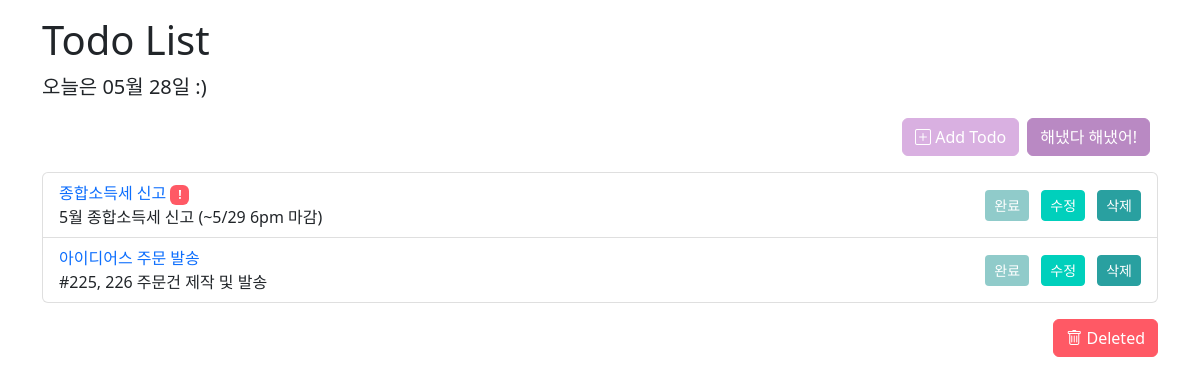
Page /todo/ on the earlier database version.
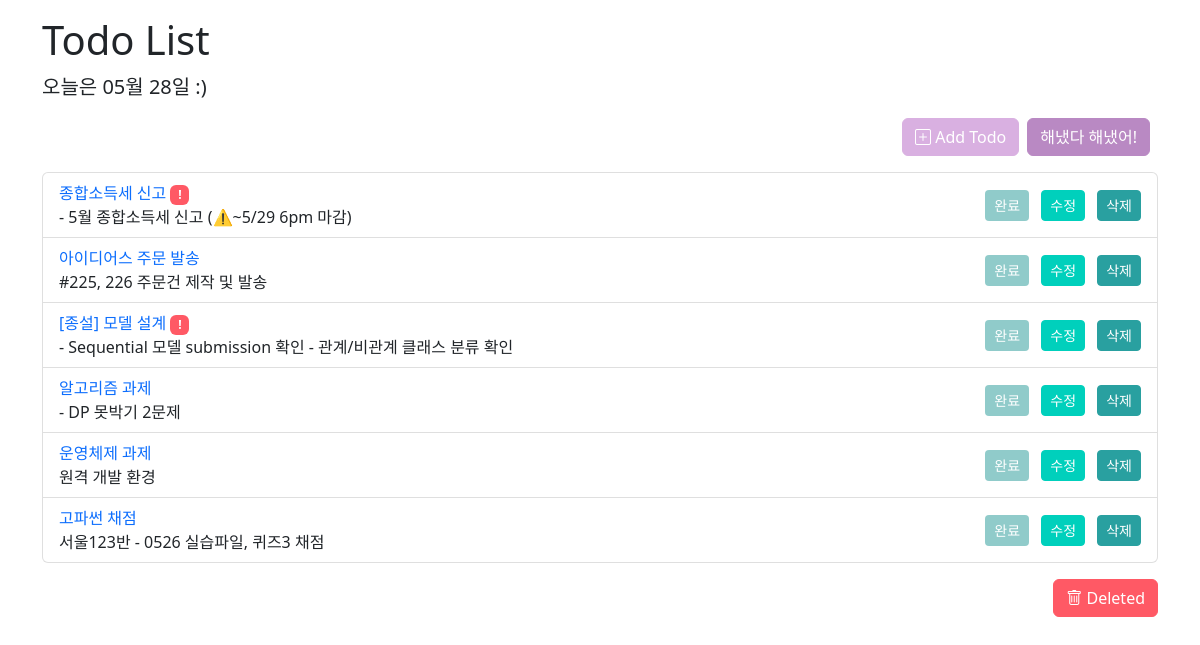
Same page on the later database version.
### todo/models.py (models this page shows, shortened)
class Todo(models.Model):
    title = models.CharField(max_length=100)
    description = models.TextField(blank=True)
    created = models.DateTimeField(auto_now_add=True)
    complete = models.BooleanField(default=False)
    important = models.BooleanField(default=False)
    complete = models.BooleanField(default=False)

### todo/views.py (the view)
# urls.py: path('', views.todo_list, name='todo_list'),
def todo_list(request):
    todos = Todo.objects.filter(complete=False)
    now = datetime.now()
    return render(request, 'todo/todo_list.html',{'todos': todos, 'now':now})

### todo/templates/todo/todo_list.html (shortened to what this page needs)
<!DOCTYPE html>
<html lang="en">
<head>
    <link href="https://cdn.jsdelivr.net/npm/bootstrap@5.2.3/dist/css/bootstrap.min.css" rel="stylesheet">
    <link rel="stylesheet" href="https://cdn.jsdelivr.net/npm/bootstrap-icons@1.8.0/font/bootstrap-icons.css">
</head>
<body>
    <div class="container">
        <div class="mt-3">
          <h1>Todo List</h1>
          <p class="lead">{{ now|date:"오늘은 m월 d일 :)" }}</p>
        </div>
        <div class="d-flex justify-content-end">
            <a href="{% url 'todo_post' %}" class="btn add btn-primary me-2"><i class="bi bi-plus-square"></i> Add Todo</a>
            <a href="{% url 'done_list' %}" class="btn donedone btn-primary me-2">해냈다 해냈어!</a>
        </div>
        <ul class="list-group mt-3">
            {% for todo in todos %}
            <li class="list-group-item d-flex justify-content-between align-items-center">
                <div>
                    <a href="{% url 'todo_detail' pk=todo.pk %}" class="text-decoration-none">{{ todo.title }}</a>
                    {% if todo.important %}
                        <span class="badge bg-custom">!</span>
                    {% endif %}
                    <p class="mb-0">{{ todo.description }}</p>
                </div>
                <div>
                    <a href="{% url 'todo_done' pk=todo.pk %}" class="btn done btn-sm me-2">완료</a>
                    <a href="{% url 'todo_edit' pk=todo.pk %}" class="btn edit btn-primary btn-sm me-2">수정</a>
                    <form action="{% url 'todo_delete' pk=todo.pk %}" method="post" style="display: inline;">
                        <button type="submit" class="btn delete btn-danger btn-sm">삭제</button>
                    </form>
                </div>
            </li>
            {% endfor %}
        </ul>
        <div class="mt-3 d-flex justify-content-end">
            <a href="{% url 'deleted_list' %}" class="btn deleted btn-danger"><i class="bi bi-trash"></i> Deleted</a>
        </div>
    </div>
</body>
</html>

### todo/templates/todo/todo_list.html (style rules this page uses)
.add { background-color: #d9b0e1; color: #ffffff; border-color: #d9b0e1; }
.donedone { background-color: #b989c3; color: #ffffff; border-color : #b989c3 }
.bg-custom { background-color: #ff5965; color: #ffffff; }
.done { background-color: #90cbca; color: #ffffff; }
.edit { background-color: #00d0bc; border-color: #00d0bc; color: #ffffff; }
.delete { background-color: #29a0a0; border-color: #29a0a0; color: #ffffff; }
.deleted { background-color: #ff5965; border-color: #ff5965; color: #ffffff; }

Differences in the rows shown:
changed Todo "종합소득세 신고": description "5월 종합소득세 신고 (~5/29 6pm 마감)" → "- 5월 종합소득세 신고 (⚠️~5/29 6pm 마감)"
added Todo: title "[종설] 모델 설계", description "- Sequential 모델 submission 확인 - 관계/비관계 클래스 분류 확인"
added Todo: title "알고리즘 과제", description "- DP 못박기 2문제"
added Todo: title "운영체제 과제", description "원격 개발 환경"
added Todo: title "고파썬 채점", description "서울123반 - 0526 실습파일, 퀴즈3 채점"
